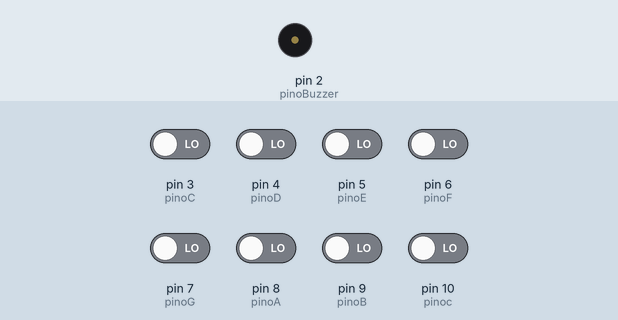
This sketch was run on a simulated Arduino Uno, built with avr-gcc and run on an emulated ATmega328P. On the bench: buzzer (waves = sounding). The test bench sets the inputs (shaded band); at power-on: pin 3 (pinoC), pin 4 (pinoD), pin 5 (pinoE), pin 6 (pinoF), pin 7 (pinoG), pin 8 (pinoA), pin 9 (pinoB), pin 10 (pinoc) LOW.

Above: at 2.2 s.
2.3 s: pin 3 (pinoC) driven HIGH
At 3.5 s:
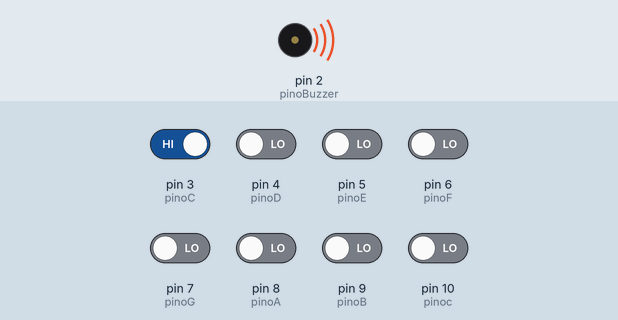
3.8 s: pin 3 (pinoC) driven LOW
At 4.6 s:
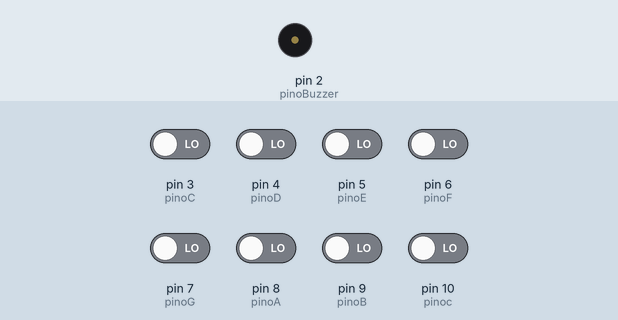
5.3 s: pin 4 (pinoD) driven HIGH
At 5.8 s:
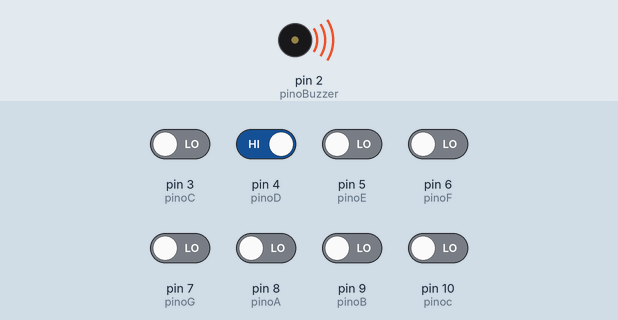
Timing chart, 0 to 8.3 s (numbered marks = the images above; inputs shaded):
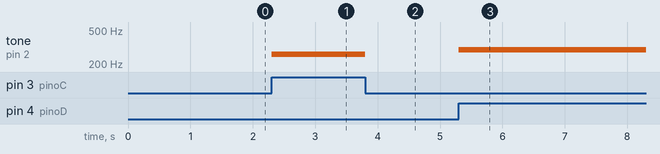

The sketch:

PIANO.ino
```cpp
// Definição das constantes: pinos de entrada
#define pinoBuzzer 2

// Constantes leds

#define pinoC 3
#define pinoD 4
#define pinoE 5
#define pinoF 6
#define pinoG 7
#define pinoA 8
#define pinoB 9
#define pinoc 10

// Variaveis

byte C, D, E, F, G, A, B, c = 0;


void setup() {

  pinMode(pinoBuzzer, OUTPUT);

  pinMode(pinoC, INPUT);
  pinMode(pinoD, INPUT);
  pinMode(pinoE, INPUT);
  pinMode(pinoF, INPUT);
  pinMode(pinoG, INPUT);
  pinMode(pinoA, INPUT);
  pinMode(pinoB, INPUT);
  pinMode(pinoc, INPUT);

  Serial.begin(9600);
  delay(1000);
}

void loop() {
  // Leitura dos botões armazenada nas variaveis de controle

  C = digitalRead(pinoC);
  D = digitalRead(pinoD);
  E = digitalRead(pinoE);
  F = digitalRead(pinoF);
  G = digitalRead(pinoG);
  A = digitalRead(pinoA);
  B = digitalRead(pinoB);
  c = digitalRead(pinoc);

  // verificando qual nota foi acionada
  if (C == 1) {
    // Ativa a nota C
    tone(pinoBuzzer, 260);
  }

  else if (D == 1) {
    // Ativa a nota C
    tone(pinoBuzzer, 294);
  }

 else if (E == 1) {
    // Ativa a nota C
    tone(pinoBuzzer, 330);
  }

else if (F == 1) {
    // Ativa a nota C
    tone(pinoBuzzer, 350);
  }

else if (G == 1) {
    // Ativa a nota C
    tone(pinoBuzzer, 392);
  }

else if (A == 1) {
    // Ativa a nota C
    tone(pinoBuzzer, 442);
  }

else if (B == 1) {
    // Ativa a nota C
    tone(pinoBuzzer, 496);

  }

else if (c == 1) {
    // Ativa a nota C
    tone(pinoBuzzer, 528);
  }

else{
  noTone(pinoBuzzer);
}
}
```

Measured:
- after the input at 2.3 s, tone on pin 2 (pinoBuzzer): silent → 260 Hz at once
- after the input at 3.8 s, tone on pin 2 (pinoBuzzer): 260 Hz → silent at once
- after the input at 5.3 s, tone on pin 2 (pinoBuzzer): silent → 294 Hz at once
